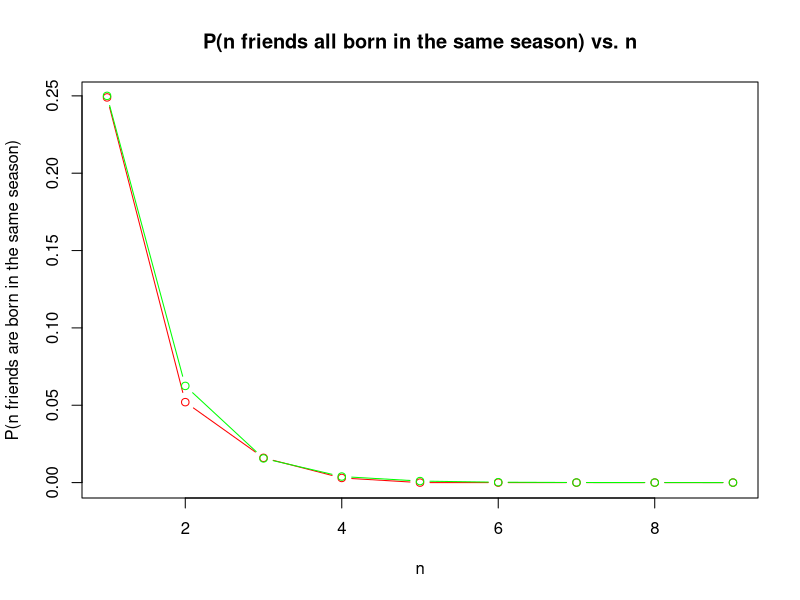

The R source for this figure:
## ---- chunk 1
RNGkind(sample.kind="Rounding")
## ---- chunk 2
set.seed(1234)
## ---- chunk 3
library(gtools)
n <- c(2:10)
math <- choose(4, 1)/(4^n)
math
## ---- chunk 4
set.seed(1234)
seas <- sample(1:4, 2, replace = T)
seas
## ---- chunk 5
any(duplicated(seas))
## ---- chunk 6
set.seed(1234)
N <- 1000
n.matches <- 0
for (i in 1:N) {
  seas <- sample(1:4, 2, replace = T)
  if (length(unique(seas)) == 1) {
    n.matches <- n.matches + 1
  }
}
n.matches/N
## ---- chunk 7
set.seed(1234)
N <- 1000
n <- c(2:10)
length(n)
rec <- rep(0,9)
for (j in 1:9) {
  n.matches <- 0
  for (i in 1:N) {
    seas <- sample(1:4, size = n[j], replace = T)
    if (length(unique(seas)) == 1) {
      n.matches <- n.matches + 1
      rec[j] <- n.matches/N
    }
  } 
}
rec
## ---- chunk 8
plot(rec,type='b',col='red', 
     main = "P(n friends all born in the same season) vs. n",
     xlab = "n", ylab = "P(n friends are born in the same season)",)
lines(math, col = "green", type = "b")
